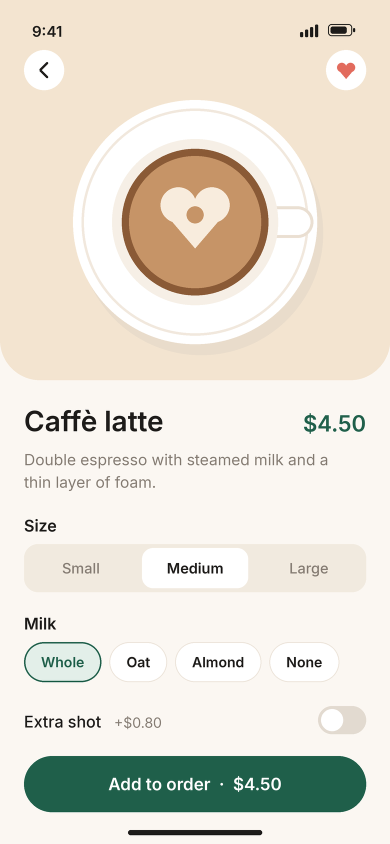
#> input picture scripts/readme-banners/screenshots/example-app/3-caffe-latte.png, 780 x 1688 px (shown at 1/2 size)
$ python -i render.py   (imports and definitions only)
#> lines starting #> are read from the running program, lines starting #| are printed output that depends on the picture
#!/usr/bin/env python3
"""render.py <inputs> <out-dir> [--icons <dir>] - composes the README banners from what
make-banners.sh captured: 2x screenshots of a 1440 x 900 ui-flow window (crop boxes below
are in window pixels), the example app's screens and its Markdown export.

Every banner is a rounded card with transparent corners, so it sits well on light and dark
pages. Drawing happens at twice the output size and is downsampled at the end."""
import json
import os
import re
import subprocess
import sys
import tempfile

from PIL import Image, ImageChops, ImageColor, ImageDraw, ImageFilter, ImageFont

INTER = os.environ.get("UIFLOW_INTER_DIR", "/opt/deps/inter")
MONO_DIR = "/usr/share/fonts/truetype/dejavu"
S = 2    # screenshot pixels per window pixel
SS = 2   # drawing pixels per output pixel

INK, BODY, MUTED, LINE = "#16181D", "#525A66", "#8A93A0", "#DDE3EA"
ACCENT, ACCENT_SOFT = "#0D99FF", "#E5F4FF"
PURPLE, PURPLE_SOFT = "#9747FF", "#F3EBFF"
GREEN, WARN = "#14AE5C", "#D98A00"
BG_TOP, BG_BOTTOM, DOT = "#FBFCFE", "#EDF2F8", "#D3DCE7"

_fonts = {}


def font(size, weight="Regular"):
    key = (size, weight)
    if key not in _fonts:
        if weight in ("Mono", "MonoBold"):
            path = os.path.join(MONO_DIR, "DejaVuSansMono-Bold.ttf" if weight == "MonoBold" else "DejaVuSansMono.ttf")
        else:
            path = os.path.join(INTER, f"Inter-{weight}.ttf")
        _fonts[key] = ImageFont.truetype(path, round(size * SS))
    return _fonts[key]


def rgba(color, alpha=1.0):
    return ImageColor.getrgb(color)[:3] + (round(alpha * 255),)


# [11 lines left out: functions rounded_mask, round_corners, not called in this run]


class Icons:
    """The app's own SVG icons (black strokes), rasterised with rsvg-convert and tinted."""

    def __init__(self, folder):
        self.folder = folder
        self.tmp = tempfile.mkdtemp(prefix="banner-icons-")

    # [11 lines left out: function get, not called in this run]


class Placed:
    """Where a screenshot crop ended up: maps window pixels to banner coordinates."""

    def __init__(self, x, y, scale, box):
        self.x, self.y, self.scale, self.box = x, y, scale, box

    def __call__(self, wx, wy):
        return (self.x + (wx - self.box[0]) * S * self.scale, self.y + (wy - self.box[1]) * S * self.scale)


class Banner:
    def __init__(self, w, h, glows=()):
        self.w, self.h = w, h
        W, H = w * SS, h * SS
        grad = Image.linear_gradient("L").resize((W, H))
        self.img = Image.composite(Image.new("RGBA", (W, H), BG_BOTTOM), Image.new("RGBA", (W, H), BG_TOP), grad)
        self._dots()
        for g in glows:
            self.glow(*g)
        self.d = ImageDraw.Draw(self.img)

    @staticmethod
    def p(*v):
        return [round(x * SS) for x in v]

    def _dots(self, step=26, r=1.5):
        layer = Image.new("RGBA", self.img.size, (0, 0, 0, 0))
        d = ImageDraw.Draw(layer)
        for y in range(step // 2, self.h, step):
            for x in range(step // 2, self.w, step):
                d.ellipse(self.p(x - r, y - r, x + r, y + r), fill=rgba(DOT, 0.75))
        self.img.alpha_composite(layer)

    def glow(self, cx, cy, r, color, alpha):
        k = 8  # computed at 1/k resolution, then upscaled: it is a blur anyway
        small = Image.new("L", (self.w * SS // k, self.h * SS // k), 0)
        c, rr = (cx * SS / k, cy * SS / k), r * SS / k
        ImageDraw.Draw(small).ellipse((c[0] - rr, c[1] - rr, c[0] + rr, c[1] + rr), fill=round(255 * alpha))
        mask = small.filter(ImageFilter.GaussianBlur(rr * 0.45)).resize(self.img.size, Image.BICUBIC)
        layer = Image.new("RGBA", self.img.size, rgba(color))
        layer.putalpha(mask)
        self.img.alpha_composite(layer)

    def paste(self, im, x, y):
        self.img.paste(im, (round(x * SS), round(y * SS)), im)

    # [38 lines left out: functions shadow, card, shot, outline, not called in this run]

    # --- Text ---

    def text(self, x, y, s, size, weight="Regular", color=INK, anchor="la"):
        self.d.text(self.p(x, y), s, font=font(size, weight), fill=color, anchor=anchor)

    def width_of(self, s, size, weight="Regular"):
        return self.d.textlength(s, font=font(size, weight)) / SS

    def lines(self, s, size, weight, width):
        out, line = [], ""
        for word in s.split():
            candidate = (line + " " + word).strip()
            if line and self.width_of(candidate, size, weight) > width:
                out.append(line)
                line = word
            else:
                line = candidate
        return out + [line]

    def spaced(self, x, y, s, size, weight, color, tracking):
        for ch in s:
            self.text(x, y, ch, size, weight, color)
            x += self.width_of(ch, size, weight) + tracking
        return x

    def text_block(self, x, width, eyebrow, title, body, how=(), color=ACCENT, top=None, title_size=56):
        """Eyebrow, title, body and a row of key caps / gesture chips, vertically centred."""
        tl = self.lines(title, title_size, "SemiBold", width)
        bl = self.lines(body, 28, "Regular", width)
        th, bh = title_size * 1.18, 28 * 1.55
        rows = self.how_rows(how, width)
        total = 42 + len(tl) * th + 22 + len(bl) * bh + (30 + len(rows) * 70 if rows else 0)
        y = top if top is not None else (self.h - total) / 2
        if eyebrow:
            self.d.ellipse(self.p(x, y + 3, x + 14, y + 17), fill=color)
            self.spaced(x + 26, y, eyebrow.upper(), 19, "SemiBold", color, 2.2)
        y += 42
        for line in tl:
            self.text(x, y, line, title_size, "SemiBold", INK)
            y += th
        y += 22
        for line in bl:
            self.text(x, y, line, 28, "Regular", BODY)
            y += bh
        y += 30
        for row in rows:
            cx = x
            for unit in row:
                cx = self.draw_unit(cx, y, unit, color) + 14
            y += 70

    # --- Key caps and gesture chips ---
    # A unit is a list of tokens kept on one line: ("key", "Ctrl"), ("+",), ("or",),
    # ("chip", "Drag & drop", "hand").

    def unit_width(self, unit):
        w = 0
        for t in unit:
            if t[0] == "key":
                w += max(54, self.width_of(t[1], 23, "Medium") + 36) + 8
            elif t[0] in ("+", "or", "–"):
                w += self.width_of(f" {t[0]} ", 23, "Medium") + 8
            else:
                w += self.width_of(t[1], 23, "Medium") + (40 + 30 if len(t) > 2 else 40) + 8
        return w - 8

    def how_rows(self, how, width):
        rows, row, used = [], [], 0
        for unit in how:
            w = self.unit_width(unit)
            if row and used + w > width:
                rows.append(row)
                row, used = [], 0
            row.append(unit)
            used += w + 14
        return rows + ([row] if row else [])

    def draw_unit(self, x, y, unit, color):
        for t in unit:
            if t[0] == "key":
                w = max(54, self.width_of(t[1], 23, "Medium") + 36)
                self.d.rounded_rectangle(self.p(x, y + 4, x + w, y + 54 + 4), 12 * SS, fill="#C7D0DB")
                self.d.rounded_rectangle(self.p(x, y, x + w, y + 54), 12 * SS, fill="#FFFFFF", outline="#D2D9E2",
                                         width=2 * SS)
                self.text(x + w / 2, y + 27, t[1], 23, "Medium", "#2A2F37", "mm")
                x += w + 8
            elif t[0] in ("+", "or", "–"):
                s = t[0]
                w = self.width_of(f" {s} ", 23, "Medium")
                self.text(x + w / 2, y + 29, s, 23, "Medium", MUTED, "mm")
                x += w + 8
            else:
                label, icon = t[1], (t[2] if len(t) > 2 else None)
                w = self.width_of(label, 23, "Medium") + (70 if icon else 40)
                self.d.rounded_rectangle(self.p(x, y, x + w, y + 54), 27 * SS, fill="#FFFFFF", outline="#D8DFE8",
                                         width=2 * SS)
                tx = x + 20
                if icon:
                    self.paste(ICONS.get(icon, 26 * SS, color), x + 18, y + 14)
                    tx += 30
                self.text(tx, y + 27, label, 23, "Medium", INK, "lm")
                x += w + 8
        return x - 8

    # [59 lines left out: functions chip, cursor, tooltip, ring, save, not called in this run]


# --- Banners ---

PAIR = (282, 128, 1134, 836)   # canvas close-up of two screens at 87%


# [21 lines left out: function hero, not called in this run]


def step_screens(inp, out):
    b = Banner(1800, 920, glows=[(1350, 460, 520, ACCENT, 0.12)])
    b.text_block(104, 560, "Step 1 · Screens", "Drop in your screenshots",
                 "Drag images onto the canvas, paste one from the clipboard or pick files. Each image becomes "
                 "a screen; the first one is where the flow starts.",
                 [[("chip", "Drag & drop", "image")], [("key", "Ctrl"), ("+",), ("key", "V")],
                  [("chip", "Add images…", "plus")]])
    b.shot(inp, "start", PAIR, 740, 110, 840)
    phones = os.path.join(inp, "example-app")
    for name, angle, x, y in (("3-caffe-latte.png", 7, 1500, 300), ("4-your-order.png", -5, 1580, 360)):
        im = Image.open(os.path.join(phones, name)).convert("RGBA")
        w = 200 * SS
        im = round_corners(im.resize((w, round(im.height * w / im.width)), Image.LANCZOS), 14 * SS)
        im = im.rotate(angle, resample=Image.BICUBIC, expand=True)
        b.shadow(x, y, 0, 0, 0, blur=24, alpha=0.22, dy=16, mask=im.getchannel("A"))
        b.paste(im, x, y)
    b.cursor(1640, 650)
    b.d.ellipse(b.p(1672, 700, 1716, 744), fill=ACCENT, outline="#FFFFFF", width=3 * SS)
    b.text(1694, 722, "+2", 20, "SemiBold", "#FFFFFF", "mm")
    b.tooltip(1630, 668, "Drop to add 2 screens", anchor="r")
    b.save(out)


# [226 lines left out: functions step_hotspots, step_links, step_transitions, step_play, md_lines, code_card and 8 more, not called in this run]


BANNERS = [("hero", hero), ("1-screens", step_screens), ("2-hotspots", step_hotspots), ("3-links", step_links),
           ("4-transitions", step_transitions), ("5-play", step_play), ("flow-check", overview),
           ("json-file", fact_json), ("platforms", fact_platforms), ("keyboard", fact_keyboard),
           ("autosave", fact_autosave)]


# [21 lines left out: function main, not called in this run]


# [2 lines not run here, left out]

>>> import cv2
>>> picture = cv2.imread('screenshots/example-app/3-caffe-latte.png', cv2.IMREAD_GRAYSCALE)
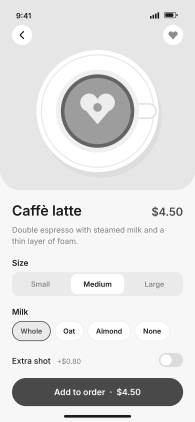
#> picture: shape (1688, 780) (shown at 1/4 size); min 0, max 255, mean 224.2
>>> result = step_screens(picture, 'out.png')
#> in __init__, `grad = Image.linear_gradient("L").resize((W, H))`:
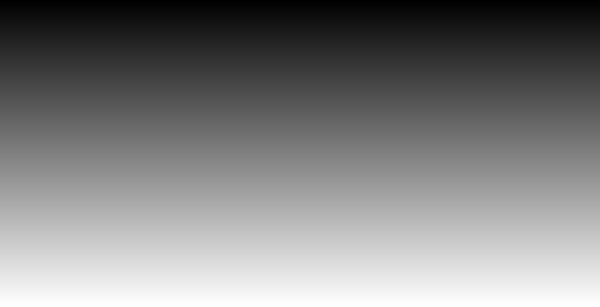
#> grad: PIL image 3600x1840 L (shown at 1/6 size); min 0, max 255, mean 127.5
#> in __init__, `self.img = Image.composite(Image.new("RGBA", (W, H), BG_BOTTOM), Image..`:
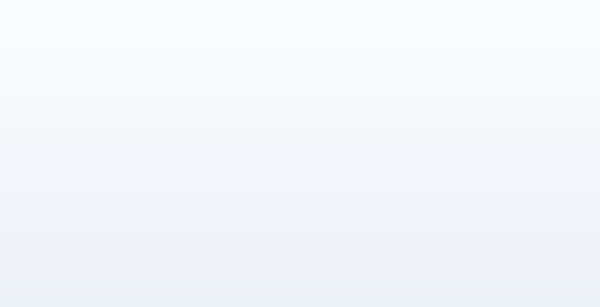
#> self.img: PIL image 3600x1840 RGBA (shown at 1/6 size); mean R, G, B, A 244, 247, 251, 255
#> the loop in __init__, `for g in glows:` made 1 pass
#> pass 1, in glow, `mask = small.filter(ImageFilter.GaussianBlur(rr * 0.45)).resize(self.i..`:
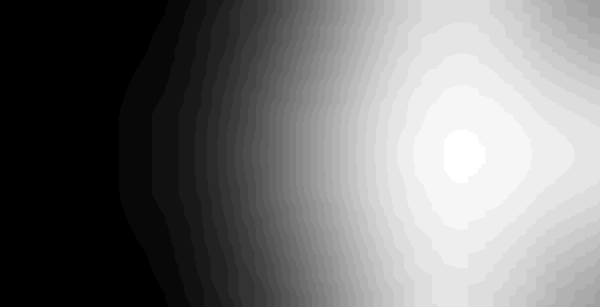
#> mask: PIL image 3600x1840 L (shown at 1/6 size); min 0, max 30, mean 13.8; drawn with min black and max white
#> pass 1, in glow, `layer = Image.new("RGBA", self.img.size, rgba(color))`:
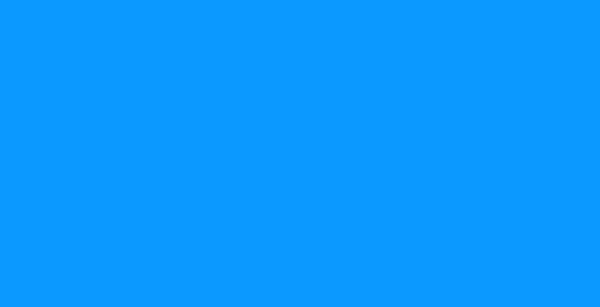
#> layer: PIL image 3600x1840 RGBA (shown at 1/6 size); mean R, G, B, A 13, 153, 255, 255
#> in __init__, `self.d = ImageDraw.Draw(self.img)`:
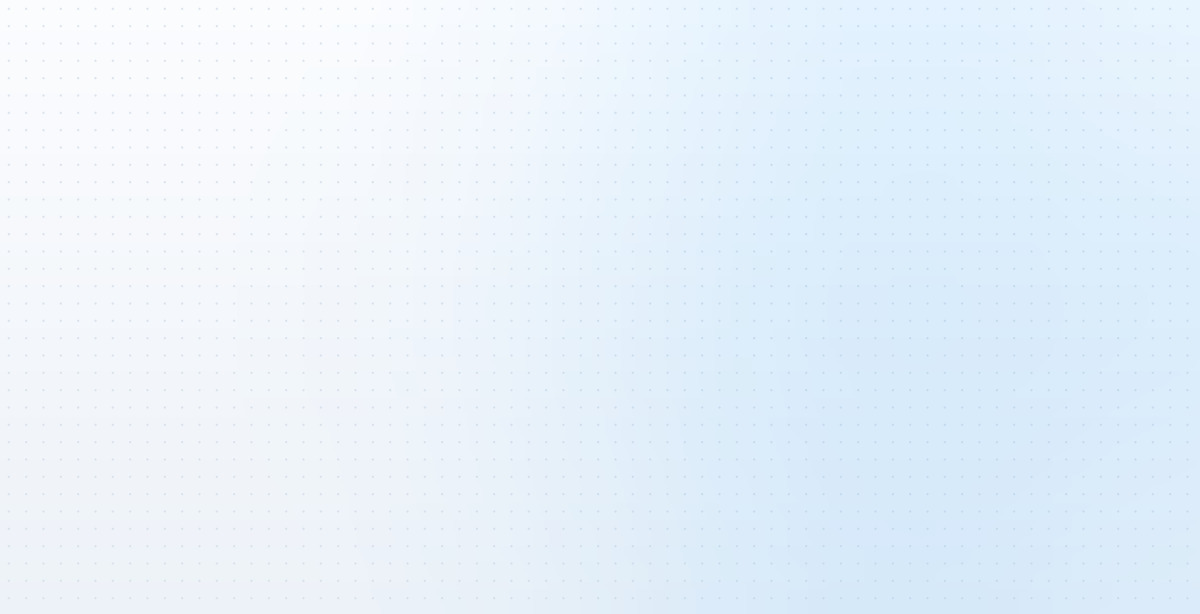
#> self.img: PIL image 3600x1840 RGBA (shown at 1/3 size); mean R, G, B, A 231.2, 241.7, 251, 255
#> the loop in lines, `for word in s.split():` made 4 passes
#> (candidate, line) on pass 3: ('Drop in your', 'Drop in your')
#> after the loop in lines, `for word in s.split():`: out = ['Drop in your']
#> in text_block, `tl = self.lines(title, title_size, "SemiBold", width)`: tl = ['Drop in your', 'screenshots']
#> the loop in lines (call 2), `for word in s.split():` made 26 passes
#> in text_block, `bl = self.lines(body, 28, "Regular", width)`: bl = ['Drag images onto the canvas, paste', 'one from the clipboard or pick files.', 'Each image becomes a screen; the first', 'one is where the flow starts.']
#> in text_block, `total = 42 + len(tl) * th + 22 + len(bl) * bh + (30 + len(rows) * 70 i..`: total = 539.8
#> in text_block, `y = top if top is not None else (self.h - total) / 2`: y = 190.1
#> the loop in spaced, `for ch in s:` made 16 passes
#> x on passes 1 to 8: 144.3, 158.1, 172.3, 185.9, 194.2, 208.5, 216.7, 224.9
#> after the loop in spaced, `for ch in s:`: x = 337.4
#> in text_block, `y += 42`: y = 232.1
#> the loop in text_block, `for line in tl:` made 2 passes
#> (line, y) on passes 1 to 2: ('Drop in your', 298.2), ('screenshots', 364.3)
#> after the loop in text_block, `for line in tl:`: y = 364.3
#> in text_block, `y += 22`: y = 386.3
#> the loop in text_block, `for line in bl:` made 4 passes
#> (line, y) on passes 1 to 4: ('Drag images onto the canvas, paste', 429.7), ('one from the clipboard or pick files.', 473.1), ('Each image becomes a screen; the first', 516.5), ('one is where the flow starts.', 559.9)
#> after the loop in text_block, `for line in bl:`: y = 559.9
#> in text_block, `y += 30`: y = 589.9
#> in text_block, `cx = x`: cx = 104
#> in draw_unit, `tx = x + 20`: tx = 124
#> (the run stopped early here; a loop or call above may not have finished)

$ run again, on scripts/readme-banners/screenshots/example-app/5-order-placed.png
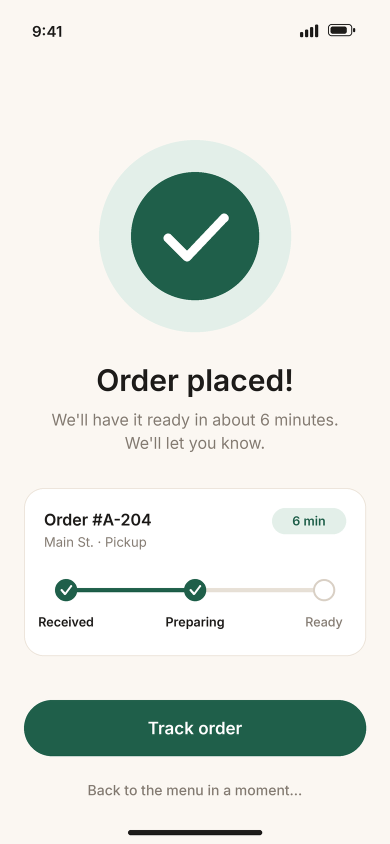
#> input picture scripts/readme-banners/screenshots/example-app/5-order-placed.png, 780 x 1688 px (shown at 1/2 size)
#> `picture = cv2.imread('screenshots/example-app/3-caffe-latte.png', cv2...`:
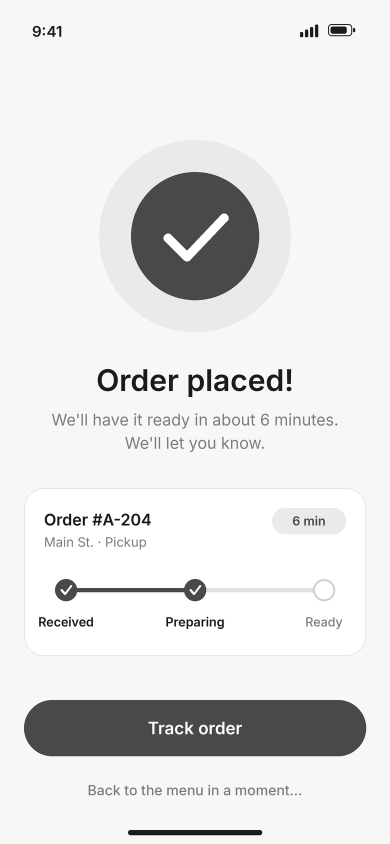
#> picture: shape (1688, 780) (shown at 1/2 size); min 0, max 255, mean 227.4
#> the loop in lines, `for word in s.split():` made 4 passes
#> (candidate, line) on pass 3: ('Drop in your', 'Drop in your')
#> after the loop in lines, `for word in s.split():`: out = ['Drop in your']
#> tl = ['Drop in your', 'screenshots']
#> the loop in lines (call 2), `for word in s.split():` made 26 passes
#> bl = ['Drag images onto the canvas, paste', 'one from the clipboard or pick files.', 'Each image becomes a screen; the first', 'one is where the flow starts.']
#> total = 539.8
#> in text_block, `y = top if top is not None else (self.h - total) / 2`: y = 190.1
#> the loop in spaced, `for ch in s:` made 16 passes
#> x on passes 1 to 8: 144.3, 158.1, 172.3, 185.9, 194.2, 208.5, 216.7, 224.9
#> after the loop in spaced, `for ch in s:`: x = 337.4
#> in text_block, `y += 42`: y = 232.1
#> the loop in text_block, `for line in tl:` made 2 passes
#> (line, y) on passes 1 to 2: ('Drop in your', 298.2), ('screenshots', 364.3)
#> after the loop in text_block, `for line in tl:`: y = 364.3
#> in text_block, `y += 22`: y = 386.3
#> the loop in text_block, `for line in bl:` made 4 passes
#> (line, y) on passes 1 to 4: ('Drag images onto the canvas, paste', 429.7), ('one from the clipboard or pick files.', 473.1), ('Each image becomes a screen; the first', 516.5), ('one is where the flow starts.', 559.9)
#> after the loop in text_block, `for line in bl:`: y = 559.9
#> in text_block, `y += 30`: y = 589.9
#> cx = 104
#> tx = 124

$ run again, on scripts/readme-banners/screenshots/example-app/6-profile.png
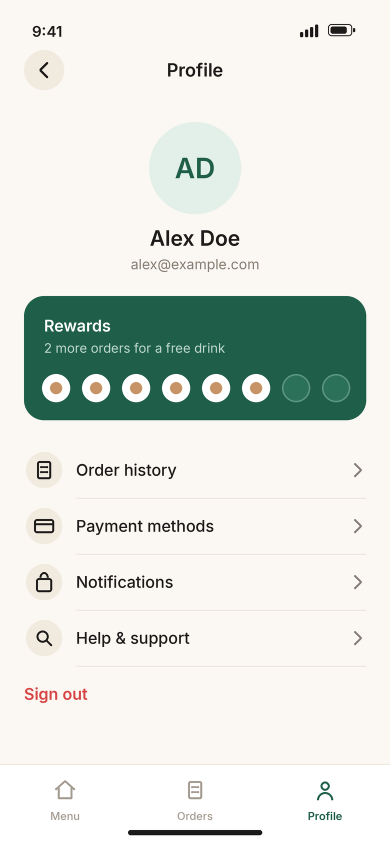
#> input picture scripts/readme-banners/screenshots/example-app/6-profile.png, 780 x 1688 px (shown at 1/2 size)
#> `picture = cv2.imread('screenshots/example-app/3-caffe-latte.png', cv2...`:
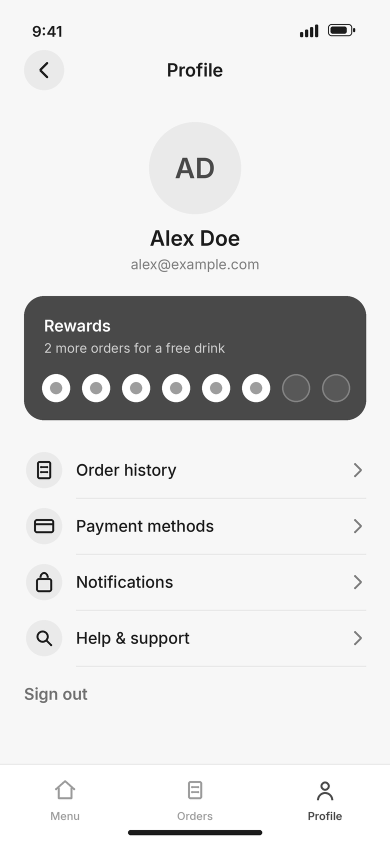
#> picture: shape (1688, 780) (shown at 1/2 size); min 0, max 255, mean 223.6
#> the loop in lines, `for word in s.split():` made 4 passes
#> (candidate, line) on pass 3: ('Drop in your', 'Drop in your')
#> after the loop in lines, `for word in s.split():`: out = ['Drop in your']
#> tl = ['Drop in your', 'screenshots']
#> the loop in lines (call 2), `for word in s.split():` made 26 passes
#> bl = ['Drag images onto the canvas, paste', 'one from the clipboard or pick files.', 'Each image becomes a screen; the first', 'one is where the flow starts.']
#> total = 539.8
#> in text_block, `y = top if top is not None else (self.h - total) / 2`: y = 190.1
#> the loop in spaced, `for ch in s:` made 16 passes
#> x on passes 1 to 8: 144.3, 158.1, 172.3, 185.9, 194.2, 208.5, 216.7, 224.9
#> after the loop in spaced, `for ch in s:`: x = 337.4
#> in text_block, `y += 42`: y = 232.1
#> the loop in text_block, `for line in tl:` made 2 passes
#> (line, y) on passes 1 to 2: ('Drop in your', 298.2), ('screenshots', 364.3)
#> after the loop in text_block, `for line in tl:`: y = 364.3
#> in text_block, `y += 22`: y = 386.3
#> the loop in text_block, `for line in bl:` made 4 passes
#> (line, y) on passes 1 to 4: ('Drag images onto the canvas, paste', 429.7), ('one from the clipboard or pick files.', 473.1), ('Each image becomes a screen; the first', 516.5), ('one is where the flow starts.', 559.9)
#> after the loop in text_block, `for line in bl:`: y = 559.9
#> in text_block, `y += 30`: y = 589.9
#> cx = 104
#> tx = 124
